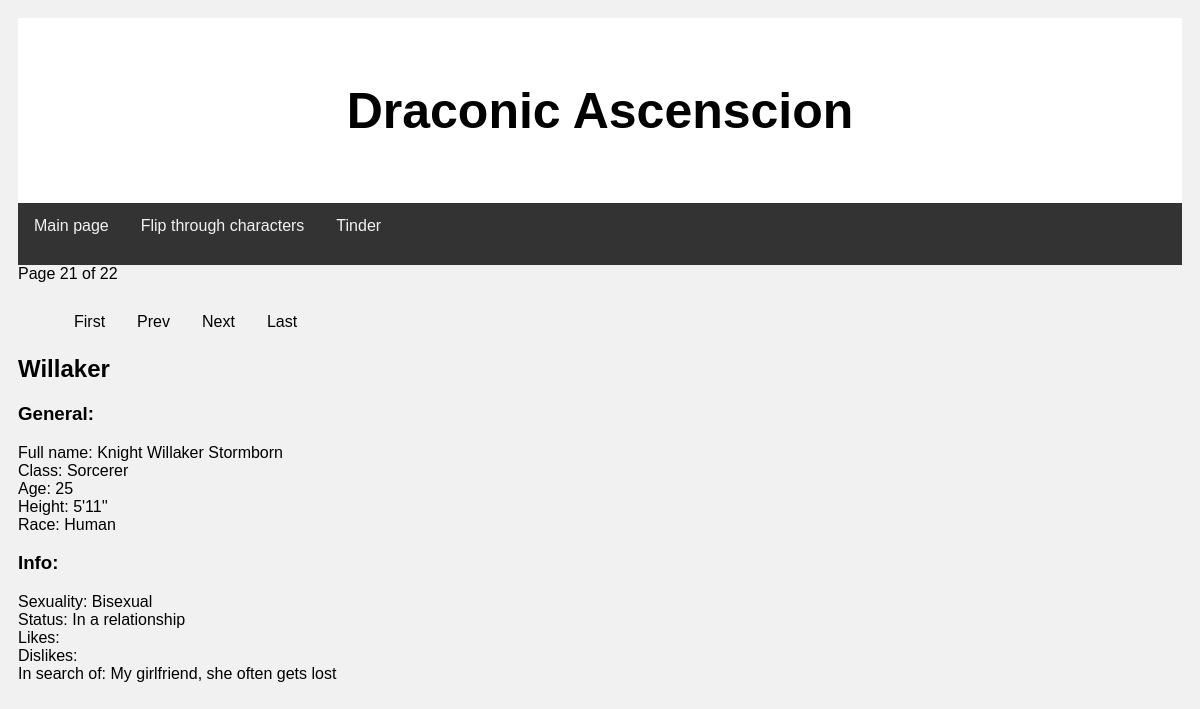
The app's page /tinder.php?pageno=21 with its own data.
### tables this page shows
CREATE TABLE `characters` (
  `id` int(6) UNSIGNED NOT NULL,
  `name` varchar(30) NOT NULL,
  `lastname` varchar(40) NOT NULL,
  `title` varchar(40) NOT NULL,
  `class` varchar(40) NOT NULL,
  `age` int(6) DEFAULT NULL,
  `height` varchar(10) DEFAULT NULL,
  `race` varchar(20) DEFAULT NULL,
  `prifaction` varchar(40) NOT NULL,
  `prirank` varchar(40) NOT NULL,
  `secfaction` varchar(40) NOT NULL,
  `secrank` varchar(40) NOT NULL,
  `description` varchar(300) NOT NULL,
  `lore` varchar(1000) DEFAULT NULL,
  `arc` varchar(40) NOT NULL,
  `haircolor` varchar(20) DEFAULT NULL,
  `eyecolor` varchar(20) DEFAULT NULL,
  `skincolor` varchar(20) DEFAULT NULL,
  `type` varchar(10) NOT NULL,
  `alive` tinyint(1) DEFAULT NULL,
  `dateable` tinyint(1) NOT NULL,
  `sexuality` varchar(40) NOT NULL,
  `likes` varchar(40) NOT NULL,
  `dislikes` varchar(40) NOT NULL,
  `status` varchar(40) NOT NULL,
  `lookingfor` varchar(40) NOT NULL
);

### tinder.php (the view, shortened to what this page needs)
<head>
  <link rel="stylesheet" type="text/css" href="stylesheet.css">
</head>
  <?php
  include "nav.inc.php";
  $conn = OpenCon();
  if (isset($_GET['pageno'])) {
              $pageno = $_GET['pageno'];
          } else {
              $pageno = 1;
          }
          $no_of_records_per_page = 1;
          $offset = ($pageno-1) * $no_of_records_per_page;
          $total_pages_sql = "SELECT COUNT(*) FROM characters WHERE alive = '1' AND dateable = '1'";
          $result = mysqli_query($conn,$total_pages_sql);
          $total_rows = mysqli_fetch_array($result)[0];
          $total_pages = ceil($total_rows / $no_of_records_per_page);
          $sql = "SELECT * FROM characters WHERE alive = '1' AND dateable = '1' ORDER BY name ASC LIMIT $offset, $no_of_records_per_page";
          $res_data = mysqli_query($conn,$sql);
          while($row = mysqli_fetch_array($res_data)){
            $name = htmlspecialchars($row["name"], ENT_QUOTES, 'UTF-8');
            $lastname = htmlspecialchars($row["lastname"], ENT_QUOTES, 'UTF-8');
            $title = htmlspecialchars($row["title"], ENT_QUOTES, 'UTF-8');
            $class = htmlspecialchars($row['class'], ENT_QUOTES, 'UTF-8');
            $age = htmlspecialchars($row['age'], ENT_QUOTES, 'UTF-8');
            $height = htmlspecialchars($row['height'], ENT_QUOTES, 'UTF-8');
            $race = htmlspecialchars($row['race'], ENT_QUOTES, 'UTF-8');
            $sexuality = htmlspecialchars($row['sexuality'], ENT_QUOTES, 'UTF-8');
            $likes = htmlspecialchars($row['likes'], ENT_QUOTES, 'UTF-8');
            $dislikes = htmlspecialchars($row['dislikes'], ENT_QUOTES, 'UTF-8');
            $status = htmlspecialchars($row['status'], ENT_QUOTES, 'UTF-8');
            $lookingfor = htmlspecialchars($row['lookingfor'], ENT_QUOTES, 'UTF-8');
            echo "<div class='container'>
                  Page $pageno of $total_pages
                  <ul class='pagination'>
                  <li><a href='?pageno=1'>First</a></li>
                    <li>
                  <a href='";
                  if($pageno <= 1){ echo '#';
                  } else { echo "?pageno=".($pageno - 1); }
            echo "'>Prev</a>
                  </li>
                  <li>
                  <a href='";
                  if($pageno >= $total_pages){ echo '#';
                  } else { echo "?pageno=".($pageno + 1); }
            echo  "'>Next</a>
                    </li>
                  <li><a href='?pageno= $total_pages'";
            echo ">Last</a></li>
                  </ul>";
            echo  "<br><br><h2>$name</h2>
                  <h3>General:</h3>
                  Full name: $title $name $lastname<br>
                  Class: $class<br>
                  Age: $age<br>
                  Height: $height<br>
                  Race: $race<br>
                  <h3>Info:</h3>
                  Sexuality: $sexuality<br>
                  Status: $status<br>
                  Likes: $likes<br>
                  Dislikes: $dislikes<br>
                  In search of: $lookingfor
                  </div>";
          }
          ?>
  </body>

### stylesheet.css (style rules this page uses)
* { box-sizing: border-box; }
ul { list-style-type: none; }
a { float: left; display: block; color: black; text-align: center; padding: 14px 16px; text-decoration: none; }

### records on screen
characters: total_pages "22", name "Willaker", title "Knight", lastname "Stormborn", class "Sorcerer", age "25", height "5'11''", race "Human", sexuality "Bisexual", status "In a relationship", lookingfor "My girlfriend, she often gets lost"
